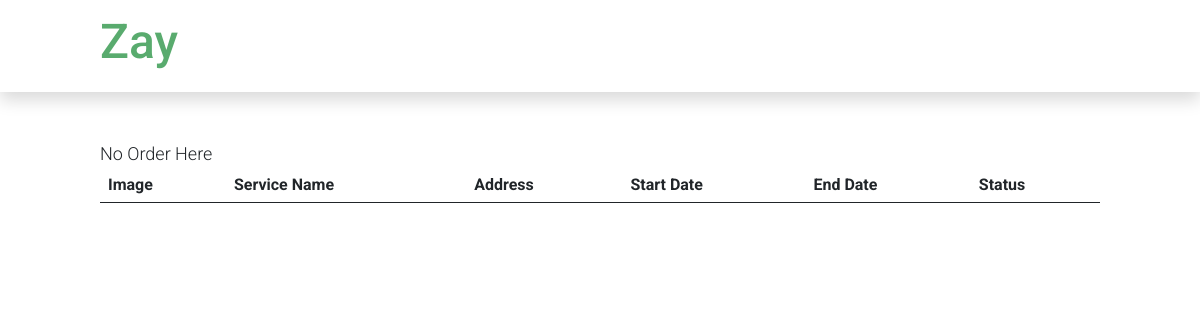
Before: /services/order-page/ (signed in) with the older database file.
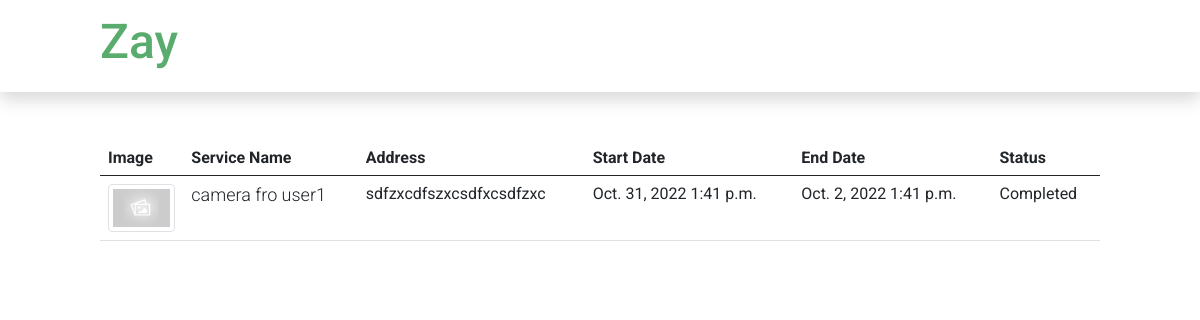
After: the same page with the newer database file.
### services/models.py (models this page shows)
class booking(models.Model):
    book_status = (
        ('Processing', 'Processing'),
        ('Accept', 'Accept'),
        ('Running', 'Running'),
        ('Completed', 'Completed'),
    )
    customer = models.ForeignKey(profile,on_delete=models.CASCADE, null=True, blank=True)
    services = models.ForeignKey(Event_Services,on_delete=models.CASCADE, null=True, blank=True)
    address = models.TextField(null=True, blank=True)
    start_date = models.DateField(auto_now_add=False,auto_now=False,null=True, blank=True)
    end_date = models.DateField(auto_now_add=False,auto_now=False,null=True, blank=True)
    start_time = models.TimeField(auto_now_add=False,auto_now=False,null=True, blank=True)
    end_time = models.TimeField(auto_now_add=False,auto_now=False,null=True, blank=True)
    status = models.CharField(max_length=200,choices=book_status,default='Processing')
    created = models.DateTimeField(auto_now_add=True)
    id = models.UUIDField(default=uuid.uuid4, unique=True, primary_key=True,editable=False)
    @property
    def Running(self):
        if end_date < datetime.date.today():
            status = 'Completed'

class Event_Services(models.Model):
    service_owner=models.ForeignKey(profile,on_delete=models.CASCADE,null=True,blank=True)
    service_name = models.CharField(max_length=200)
    service_description = models.TextField()
    category = models.ForeignKey('Service_Category',on_delete= models.CASCADE, null=True, blank=True)
    featured_image = models.ImageField(null=True,blank=True,default="default.jpg")
    price = models.IntegerField(null=True,blank=True)
    vote_total = models.IntegerField(default=0,null=True, blank=True)
    vote_ratio = models.IntegerField(default=0,null=True, blank=True)
    created = models.DateTimeField(auto_now_add=True)
    id = models.UUIDField(default=uuid.uuid4, unique=True, primary_key=True,editable=False)
    def __str__(self):
        return self.service_name

### services/views.py (the view)
# urls.py: path('order-page/',views.Order_Page,name='order-page'),
@login_required(login_url='login')
def Order_Page(request):
    id = request.user.profile_set.values()[0]['id']
    profiles = profile.objects.get(pk=id)
    orders = booking.objects.filter(customer=profiles.id)
    print(orders)
    context = {'order':orders,'profile':profiles}
    return render(request,'customer/order.html',context)

### users/templates/customer/order.html
{% extends 'customer/nav.html' %}
{% block content %}
<div class="container mt-5">
    <div class="row">
      <div class="col-12">
          <table class="table table-image">
            <thead>
              <tr>
                <th scope="col">Image</th>
                <th scope="col">Service Name</th>
                <th scope="col">Address</th>
                <th scope="col">Start Date</th>
                <th scope="col">End Date</th>
                <th scope="col">Status</th>
              </tr>
            </thead>
            <tbody>
                {% if order %}
                {% for orders in order %}
                    <tr>
                        <td class="col-1" href="{% url 'service-page' pk=orders.services.id %}">
                            <img src="{{orders.services.featured_image.url}}" class="img-fluid img-thumbnail" alt="Sheep">
                        </td>
                        <th scope="row"><a href="{% url 'service-page' pk=orders.services.id %}">{{orders.services}}</a></th>
                        <td>{{orders.address}}</td>
                        <td>{{orders.start_date}} {{orders.start_time}}</td>
                        <td>{{orders.end_date}} {{orders.end_time}}</td>
                        <td>{{orders.status}}</td>
                    </tr>
                {% endfor %}
                {% else %}
                    <p>No Order Here</p>
                {% endif %}
            </tbody>
          </table>
      </div>
    </div>
  </div>
{% endblock content %}

### users/templates/customer/nav.html (shortened to what this page needs)
{% load static %}
{% load static tailwind_tags %}
<html lang="en">
    {% tailwind_css %}
    <head>
    {% include 'customer/css.html' %}
    </head>
    <body>
 <nav class="navbar navbar-expand-lg navbar-light shadow">
  <div class="container d-flex justify-content-between align-items-center">
      <a class="navbar-brand text-success logo h1 align-self-center" href="{% url 'index' %}">
          Zay
      </a>
  </div>
</nav>
    {% block content %}
    {% endblock content %}
      {% include 'customer/js.html' %}
    </body>
</html>

### users/templates/customer/css.html (shortened to what this page needs)
{% load static %}
    <link rel="stylesheet" href="{% static 'cus/assets/css/custom.css'%}">
    <link rel="stylesheet" href="{% static 'cus/assets/css/bootstrap.min.css'%}">
    <link rel="stylesheet" href="{% static 'cus/assets/css/templatemo.css'%}">
    <link rel="stylesheet" href="{% static 'cus/assets/css/fontawesome.min.css'%}">

### users/templates/customer/js.html (shortened to what this page needs)
{% load static %}
  <link rel="stylesheet"
    href="https://cdnjs.cloudflare.com/ajax/libs/tempusdominus-bootstrap-4/5.0.0-alpha14/css/tempusdominus-bootstrap-4.min.css" />

### static/cus/assets/css/templatemo.css (style rules this page uses)
body, ul, li, p, a, label, input, div { font-family: 'Roboto', sans-serif; font-size: 18px !important; font-weight: 300 !important; }
.h1 { font-family: 'Roboto', sans-serif; font-size: 48px !important; font-weight: 200 !important; }
.logo { font-weight: 500 !important; }
.text-success { color: #59ab6e !important; }

Changed rows visible on the page:
added booking: services.featured_image (placeholder picture), services "camera fro user1", address "sdfzxcdfszxcsdfxcsdfzxc", start_date "Oct. 31, 2022", start_time "1:41 p.m.", end_date "Oct. 2, 2022", end_time "1:41 p.m.", status "Completed"
Other visible differences:
text no longer shown: "No Order Here"
